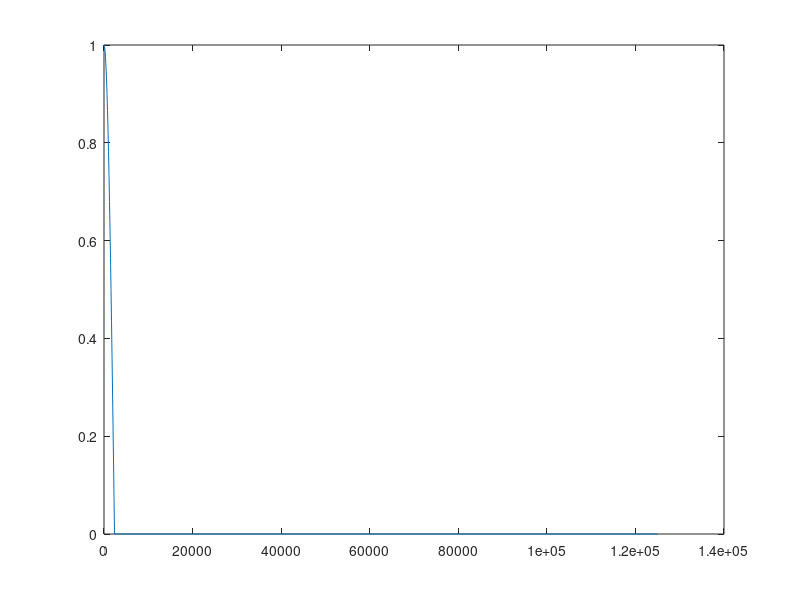

Recreate this plot in MATLAB. (Note: this script raises an error after producing the figure.)
% td=1/1187.5;
% fp = 2375/((2.5*10^6)/2);   %cutoff frequency
% N=500;
% filterOrder=500;
% 
% f1=linspace(0,fp,N);
% h1=1.222*cos(pi*td/4*2/td.*f1);
% 
% d = fdesign.arbmagnphase('n,f,h',filterOrder,f1,h1);
% D = design(d,'firls');
% fvtool(D,'Analysis','freq');
% 
% h=D.Numerator;
%--------------------------------------------------------------------------

f_nyquist = (2500000/10)/2;
td = 1/1187.5;
n1 = 100;
n2 = 50000;


% 0<f<=2/td a= cos((1/4)*pi*td*.f)
% f>2/td a= 0

f_break = 2/td;

num_f1 = floor(f_break/n1)-1;
num_f2 = floor((f_nyquist-f_break)/n2)+1; %+1 because of >2/td
filterorder=1000;

f1 = linspace(0,f_break,num_f1);
f2 = linspace(f_break,f_nyquist,num_f2);

a1 = cos((1/4)*pi*td.*f1);
phase = exp(-1i*2*pi/num_f1.*f1);
a1 = a1 .* phase;
a2 = zeros(1,num_f2);

f = horzcat(f1(1:1:end),f2(2:1:end));
a = horzcat(a1(1:1:end),a2(2:1:end));
f_norm= f / f_nyquist;

%Plot the filter specification
figure
plot(f, abs(a));

d = fdesign.arbmagnphase('N,F,H', filterorder, f_norm, a);
h = design(d, 'firls');
%h=firls(filterorder,f_norm,a);

fvtool(h,'Fs', f_nyquist*2, 'Analysis','freq');
impz(h);
